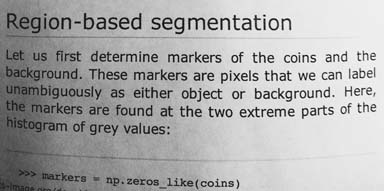
#> input picture skimage.data.page(), 384 x 191 px
$ jupyter execute --allow-errors 'homework01(1).ipynb'   (shell and % lines are left out)
#> lines starting #> are read from the running program, lines starting #| are printed output that depends on the picture
### edit_distance.py
class EditDistance:
    def __init__(self):
        self.store = {}

    # [12 lines left out: function _distance, not called in this run]

    def distance(self, s, t):
        self.store = {}
        return self._distance(s, t)

### homework01(1).ipynb
<style>
    @media print{
        body {
            position:relative !important;
        }
        .celltag_new_page {
            page-break-before: always !important;
        }
    }
</style>
<div hidden>
    $$
    \newcommand{\reals}{\mathbb{R}}
    \newcommand{\naturals}{\mathbb{N}}
    \newcommand{\integers}{\mathbb{Z}}
    \newcommand{\prob}{\mathbb{P}}
    \newcommand{\expect}{\mathbb{E}}
    \newcommand{\b}[1]{\mathbf{#1}}
    \newcommand{\bs}[1]{\boldsymbol{#1}}
    \newcommand{\c}[1]{\mathcal{#1}}
    \newcommand{mat}[2]{\left[\,\begin{array}{#1}#2\end{array}\,\right]}
    $$
</div>

# COMPSCI 527 Homework 1

_**Group Members:**_ Andre Lim (NetID: al554)

### Problem 0 (3 points)

## Part 1: Correlation and Convolution Basics

### Problem 1.1 (Exam Style)

$$
F = \begin{bmatrix}
-6 & 2 & -5 & -1 & 0 & 0 & 2
\end{bmatrix}
$$
$$
V = \begin{bmatrix}
-5 & -1 & 0
\end{bmatrix}
$$
$$
S = \begin{bmatrix}
2 & -5 & -1 & 0 & 0
\end{bmatrix}
$$

### Problem 1.1 (Exam Style)

$$
F = \begin{bmatrix}
-6 & 2 & -5 & -1 & 0 & 0 & 2
\end{bmatrix}
$$
$$
V = \begin{bmatrix}
-5 & -1 & 0
\end{bmatrix}
$$
$$
S = \begin{bmatrix}
2 & -5 & -1 & 0 & 0
\end{bmatrix}
$$

### Problem 1.2 (Exam Style)
$$
F = \begin{bmatrix}
3 & -1 & -2 & 2 & -6 & 0 & -4
\end{bmatrix}
$$
$$
V = \begin{bmatrix}
-2 & -2 & -6
\end{bmatrix}
$$
$$
S = \begin{bmatrix}
-1 & -2 & 2 & -6 & 0
\end{bmatrix}
$$

### Problem 1.3 (Exam Style)
$A$ is padded to form
$$
F = \begin{bmatrix}
2 & 3 & 1 & 0\\
0 & 2 & 1 & 0\\
1 & 1 & 1 & 0\\
2 & 1 & 3 & 0\\
0 & 0 & 0 & 0
\end{bmatrix}
$$
$$
B' = \begin{bmatrix}
0 & 2\\
1 & 1\\
\end{bmatrix}
$$
$$
C(0, 0) = \sum_{u} \sum_{v} A(0 + u, 0 + v)B'(u, v) = A(0, 0)B'(0, 0) + A(0, 1)B'(0, 1) + A(1, 0)B'(1, 0) + A'(1, 1)B'(1, 1) = 8
$$
Computing $C(i, j)$ in similar fashion for $i = 0, 1, 2, 3$ and $j = 0, 1, 2$, we obtain
$$
C = \begin{bmatrix}
8 & 5 & 1\\
6 & 4 & 1\\
5 & 6 & 3\\
2 & 6 & 0\\
\end{bmatrix}
$$

## Part 2: Differentiation Basics

### Problem 2.1 (Exam Style)
$$I = \begin{bmatrix}
100 & 102 & 104 & 200 & 202 & 204\\
100 & 102 & 104 & 200 & 202 & 204\\
100 & 102 & 104 & 200 & 202 & 204\\
100 & 102 & 104 & 200 & 202 & 204
\end{bmatrix}$$

$$I_{c} = \begin{bmatrix}
51 & 2 & 49 & 49 & 2 & -101\\
51 & 2 & 49 & 49 & 2 & -101\\
51 & 2 & 49 & 49 & 2 & -101\\
51 & 2 & 49 & 49 & 2 & -101
\end{bmatrix}$$

$$I_{r} = \begin{bmatrix}
50 & 51 & 52 & 100 & 101 & 102\\
0 & 0 & 0 & 0 & 0 & 0\\
0 & 0 & 0 & 0 & 0 & 0\\
-50 & -51 & -52 & -100 & -101 & -102
\end{bmatrix}$$

### Problem 2.2 (Exam Style)
$$I_{c} = \begin{bmatrix}
1 & 2 & 49 & 49 & 2 & 1\\
1 & 2 & 49 & 49 & 2 & 1\\
1 & 2 & 49 & 49 & 2 & 1\\
1 & 2 & 49 & 49 & 2 & 1
\end{bmatrix}$$

$$I_{r} = \begin{bmatrix}
0 & 0 & 0 & 0 & 0 & 0\\
0 & 0 & 0 & 0 & 0 & 0\\
0 & 0 & 0 & 0 & 0 & 0\\
0 & 0 & 0 & 0 & 0 & 0
\end{bmatrix}$$

### Problem 2.3 (Exam Style)
For horizontal derivative, take $$D(v) = \frac{1}{2} \begin{bmatrix} 1 & 0 & -1 \end{bmatrix}$$
$$S(u) = \frac{1}{4} \begin{bmatrix} 1 \\ 2 \\ 1 \end{bmatrix}$$

Convolving $I$ with $D(v)$, we obtain
$$I'_{c, int} = \begin{bmatrix}
1 & 2 & 49 & 49 & 2 & 1\\
1 & 2 & 49 & 49 & 2 & 1\\
1 & 2 & 49 & 49 & 2 & 1\\
1 & 2 & 49 & 49 & 2 & 1
\end{bmatrix}$$

then convolving $I'_{c, int}$ with $S(u)$, we obtain
$$I'_{c} = \begin{bmatrix}
1 & 2 & 49 & 49 & 2 & 1\\
1 & 2 & 49 & 49 & 2 & 1\\
1 & 2 & 49 & 49 & 2 & 1\\
1 & 2 & 49 & 49 & 2 & 1
\end{bmatrix}$$

For vertical derivative, take $$D(u) = \frac{1}{2} \begin{bmatrix} 1 \\ 0 \\ -1 \end{bmatrix}$$
$$S(u) = \frac{1}{4} \begin{bmatrix} 1 & 2 & 1 \end{bmatrix}$$

Convolving $I$ with $S(v)$, we obtain
$$I'_{r, int} = \begin{bmatrix}
100.5 & 102 & 127.5 & 176.5 & 202 & 203.5\\
100.5 & 102 & 127.5 & 176.5 & 202 & 203.5\\
100.5 & 102 & 127.5 & 176.5 & 202 & 203.5\\
100.5 & 102 & 127.5 & 176.5 & 202 & 203.5
\end{bmatrix}$$

then convolving $I'_{r, int}$ with $D(u)$, we obtain
$$I'_{r} = \begin{bmatrix}
0 & 0 & 0 & 0 & 0 & 0\\
0 & 0 & 0 & 0 & 0 & 0\\
0 & 0 & 0 & 0 & 0 & 0\\
0 & 0 & 0 & 0 & 0 & 0
\end{bmatrix}$$

## Part 3: Bilinear Interpolation and Image Resampling

[cell 1]
import numpy as np

I = 10 * np.reshape(np.arange(6), (2, 3))

[cell 2]
row_grid = np.linspace(0, 1, 5)
column_grid = np.linspace(1, 2, 3)

### Problem 3.1 (Exam Style)
$$\delta a = 0.2, \delta b = 0.6, a = 1.2, b = 0.6$$
$$I(1.2, 0.6) = I(1, 0) \times (1 - 0.2) \times (1 - 0.6) + I(1, 1) \times (1 - 0.2) \times (0.6) + I(2, 0) \times (0.2) \times (1 - 0.6) + I(2, 1) \times (0.2) \times (0.6) = (200)(0.8)(0.4) + (100)(0.8)(0.6) + (400)(0.2)(0.4) + (300)(0.2)(0.6) = 180$$

### Problem 3.2

[cell 3]
import numpy as np

[cell 4]
def check_bounds(a, mx):
#> called with a = array of shape (2, 5, 3), mx = (2, 3)
    msg = 'dimension {} of coordinate array has entries outside [0, {})'
    for d in (0, 1):
        assert np.all((0 <= a[d]) & (a[d] <= mx[d] - 1)), msg.format(d, mx[d])

[cell 5]
import matplotlib.pyplot as plt

def warp(in_image, coords):
    assert in_image.ndim == 2, 'input image must be gray'
    assert coords.ndim == 3, 'coordinates array must be 3D'
    assert coords.shape[0] == 2, 'coordinates array must be 2 x rows x cols'

    in_shape = in_image.shape
    check_bounds(coords, in_shape)

    x = coords[0] # a
    y = coords[1] # b

    coords_floored = np.floor(coords).astype(int) # floor a and floor b
    floor_x = coords_floored[0] # floor a
    floor_y = coords_floored[1] # floor b

    floor_x = np.clip(floor_x, 0, in_shape[0] - 2)
    floor_y = np.clip(floor_y, 0, in_shape[1] - 2)

    deltas = coords - coords_floored # delta a and delta b
    delta_x = (coords - coords_floored)[0] # delta a
    delta_y = (coords - coords_floored)[1] # delta b

    out_image = np.empty(shape=(coords.shape[1], coords.shape[2]))

    sum1 = in_image[floor_x, floor_y] * (1 - delta_x) * (1 - delta_y)
    sum2 = in_image[floor_x, floor_y + 1] * (1 - delta_x) * delta_y
    sum3 = in_image[floor_x + 1, floor_y] * delta_x * (1 - delta_y)
    sum4 = in_image[floor_x + 1, floor_y + 1] * delta_x * delta_y

    out_image = sum1 + sum2 + sum3 + sum4

    return out_image


def sample(image, rows, columns):
    a, b = np.meshgrid(rows, columns, indexing='ij')
    coords = np.array([a, b])

    out_image = warp(image, coords)
    return out_image


def swirl(image, center=None, strength=10, radius=120, rotation=0):
    if center is None:
        center = np.array(image.shape) / 2

    rows, cols = np.arange(image.shape[0]), np.arange(image.shape[1])
    a, b = np.meshgrid(rows, cols, indexing='ij')

    centered_a = a - center[0]
    centered_b = b - center[1]

    rho = np.sqrt(centered_a ** 2 + centered_b ** 2)
    theta = np.arctan2(centered_b, centered_a)

    adjusted_radius = radius / (5 * np.log(2))

    old_theta = -rotation - (strength * np.exp(-rho / adjusted_radius)) + theta

    rows1 = center[0] + rho * np.cos(old_theta)
    columns1 = center[1] + rho * np.sin(old_theta)

    rows1 = np.clip(rows1, 0, image.shape[0] - 1) # can disregard
    columns1 = np.clip(columns1, 0, image.shape[1] - 1) # can disregard

    coords = np.array([rows1, columns1])
    out_image = warp(image, coords)

    return out_image

[cell 6]
I = 10 * np.reshape(np.arange(6), (2, 3))
row_grid = np.linspace(0, 1, 5)
column_grid = np.linspace(1, 2, 3)

J = sample(I, row_grid, column_grid)
print("J = ", J)

#-------------------------------------------------------

from skimage import data

page = data.page()
#> page is the input picture: shape (191, 384); min 0, max 255, mean 171.5
page_detail = sample(page, np.linspace(47, 65, 100), np.linspace(88, 160, 200))

plt.figure(figsize=(12, 6))
plt.subplot(1, 2, 1)
plt.imshow(page, cmap='gray')
plt.axis('off')

plt.subplot(1, 2, 2)
plt.imshow(page_detail, cmap='gray')
plt.axis('off')

plt.show()

#-------------------------------------------------------

checkerboard = data.checkerboard()
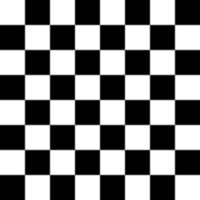
#> input picture skimage.data.checkerboard(), 200 x 200 px
#> checkerboard is the input picture: shape (200, 200); min 0, max 255, mean 127.5
swirled_image = swirl(checkerboard)
#> in swirl, `theta = np.arctan2(centered_b, centered_a)`:
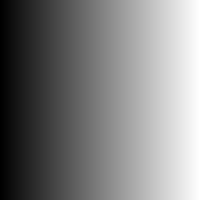
#> centered_b: shape (200, 200) float64; min -100, max 99, mean -0.5; drawn with min black and max white
#> in swirl, `rows1 = center[0] + rho * np.cos(old_theta)`:
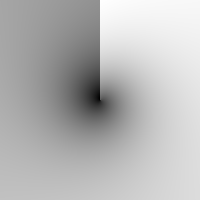
#> old_theta: shape (200, 200) float64; min -12.05, max 2.58, mean -1.56; drawn with min black and max white
#> in warp (call 3), `sum1 = in_image[floor_x, floor_y] * (1 - delta_x) * (1 - delta_y)`:
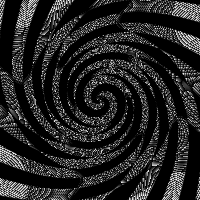
#> sum1: shape (200, 200) float64; min 0, max 255, mean 36.2
#> in warp (call 3), `sum2 = in_image[floor_x, floor_y + 1] * (1 - delta_x) * delta_y`:
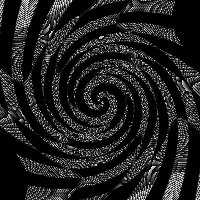
#> sum2: shape (200, 200) float64; min 0, max 255, mean 31.6
#> in warp (call 3), `sum3 = in_image[floor_x + 1, floor_y] * delta_x * (1 - delta_y)`:
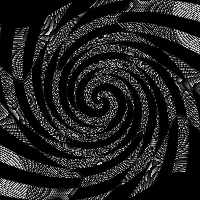
#> sum3: shape (200, 200) float64; min 0, max 254.7, mean 32.4
#> in warp (call 3), `sum4 = in_image[floor_x + 1, floor_y + 1] * delta_x * delta_y`:
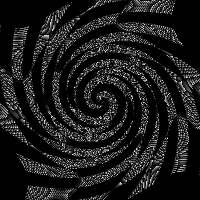
#> sum4: shape (200, 200) float64; min 0, max 254.6, mean 27.4
#> in warp (call 3), `out_image = sum1 + sum2 + sum3 + sum4`:
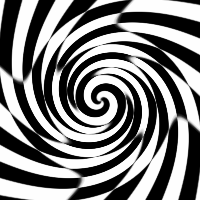
#> out_image: shape (200, 200) float64; min 0, max 255, mean 127.5; drawn with min black and max white

plt.figure(figsize=(12, 6))
plt.subplot(1, 2, 1)
plt.imshow(checkerboard, cmap='gray')
plt.axis('off')

plt.subplot(1, 2, 2)
plt.imshow(swirled_image, cmap='gray')
plt.axis('off')

plt.show()

[cell 7]
# page_detail = sample(page, np.linspace(47, 65, 100), np.linspace(88, 160, 200))

## Part 4: Gaussian Differentiation

### Problem 4.1

[cell 8]
import numpy as np
def gaussian(sigma, trunc_multiple=3.5):
    h = np.ceil(sigma * trunc_multiple)
    x = np.arange(-h, h + 1)
    g = np.exp(-0.5 * (x / sigma) ** 2)
    g = g / np.sum(g)
    return g, x

def d_gaussian(sigma, trunc_multiple=3.5):
    h = np.ceil(sigma * trunc_multiple)
    x = np.arange(-h, h + 1)
    g = np.exp(-0.5 * (x / sigma) ** 2)
    d = -x * g

    normalization_array = -(x ** 2) * g
    d = d / (-np.sum(normalization_array))
    return d, x

$$
S'(t) = \cos((\frac{\pi t}{T})^{2}) \times 2(\frac{\pi^{2}}{T^{2}}t)
$$
, by chain rule

[cell 9]
import matplotlib.pyplot as plt
def s(t, T):
    return np.sin((np.pi * t / T) ** 2)

def s_deriv(t, T):
    return 2 * (np.pi**2 * t / T**2) * np.cos((np.pi * t / T) ** 2)

def plotfunc(x, toplt, title):
    plt.plot(x, toplt, '-')
    plt.axhline(0, color = 'red', linewidth=1.0)
    plt.grid()
    plt.title(title)
    plt.show()

sigma = 3
g, gx = gaussian(sigma)
d, dx = d_gaussian(sigma)

plt.figure(figsize=(12, 8))
plt.subplot(1, 2, 1)
plt.plot(gx, g, '.', label='Gaussian')
plt.grid()
plt.legend()
plt.subplot(1, 2, 2)
plt.plot(dx, d, '.', label='Gaussian Derivative')
plt.grid()
plt.legend()
plt.show()
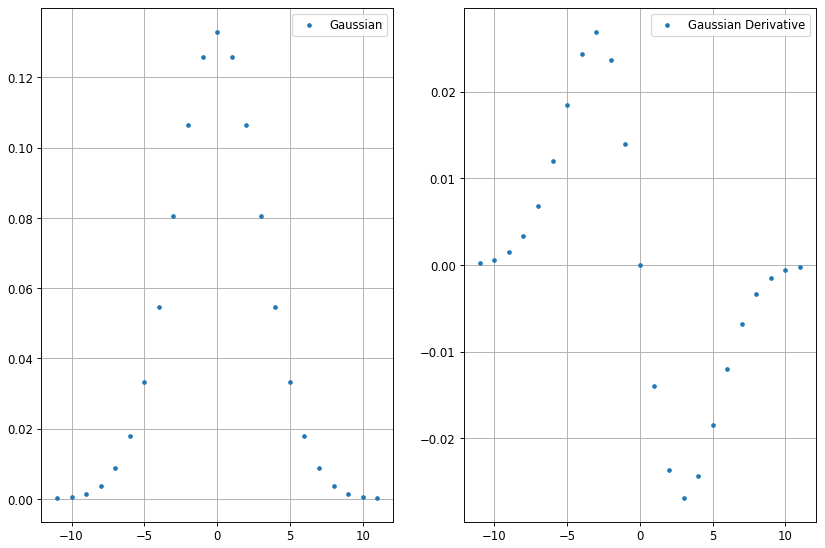
#> figure drawn by matplotlib, 2 panels; panel 1: curve peaks at x = 0, y = 0.133; panel 2: curve peaks at x = -3, y = 0.0269

T = 50
t = np.arange(-T, T + 1)
s_t = s(t, T)
s_t_deriv = s_deriv(t, T)

s_t_smooth = np.convolve(s_t, g, mode='valid') # 2
s_t_nderiv = np.convolve(s_t, d, mode='valid') # 3
s_trunc = s_t[len(g)//2:-(len(g)//2)] # 1
diff = s_t_nderiv - s_t_deriv[len(g)//2:-(len(g)//2)] # 4

t_trunc = t[len(g)//2:-(len(g)//2)]

plotfunc(t_trunc, s_trunc, "s(t) truncated") # plot 1
plotfunc(t_trunc, s_t_smooth, "s(t) smoothed with g") # plot 2
plotfunc(t_trunc, s_t_nderiv, "ds(t)") # plot 3
plotfunc(t_trunc, diff, "difference between ds(t) and s'(t)") # plot 4

### Problem 4.2

The Gaussian kernel and the Gaussian differentiation kernels were both finitely truncated roughly at $\sigma \tau$. The key assumption is that the kernels and signal used were infinite in range. At large values of $|t|$, the convolution operation lacks sufficient data from the signal $s(t)$ to fully account for the contribution of the kernel. Computation of the derivative near the tails has lower accuracy due to the kernel being cut off. At the boundaries, the signal does not have enough neighboring data points to convolve with the entire kernel. This leads to an incomplete contribution of the Gaussian kernel or the Gaussian differentiation kernel at large $|t|$. The increase in error at the tails is due to the finite truncation of the Gaussian kernel and the inability to fully account for the contributions of the signal outside the available range.

### Problem 4.3

[cell 10]
def add_noise(signal, std=0.05):
    noise = np.random.normal(0, std, len(signal))
    return signal + noise

sigma = 3
T = 50
g, gx = gaussian(sigma)
d, dx = d_gaussian(sigma)

t = np.arange(-T, T + 1)
s_t = s(t, T)
s_t_deriv = s_deriv(t, T)

s_t_noisy = add_noise(s_t, std=0.05)
s_t_nderiv_gauss = np.convolve(s_t_noisy, d, mode='valid')
central_d = np.array([-0.5, 0, 0.5])
s_t_nderiv_central = np.convolve(s_t_noisy, central_d, mode='valid')

trunc_len = len(g) // 2
t_trunc = t[trunc_len:-trunc_len]
s_t_deriv_trunc = s_t_deriv[trunc_len:-(trunc_len)]
s_t_nderiv_gauss_trunc = s_t_nderiv_gauss
s_t_nderiv_central_trunc = s_t_nderiv_central[trunc_len - 1:-(trunc_len) + 1]

diff_gauss = s_t_nderiv_gauss_trunc - s_t_deriv_trunc
diff_central = s_t_nderiv_central_trunc - s_t_deriv_trunc

plotfunc(t_trunc, diff_gauss, "Difference using Gaussian differentiation kernel")
plotfunc(t_trunc, diff_central, "Difference using central difference")
#> in plotfunc (call 6), `plt.show()`:
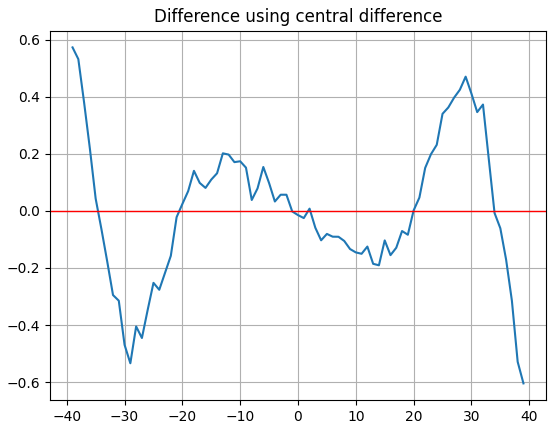
#> figure drawn by matplotlib, 1 panel; curve peaks at x = -39, y = 0.572

For noisy signals, I would use the Gaussian differentiation kernel as opposed to central differences. The Gaussian differentiation kernel smooths the signal as the initial step before differentiation, and reduces high-frequency noise. Attenuated noise leads to better derivative estimation. Central differences do not smooth the signal and noise in the signal leading to larger errors in the calculated derivative. The Gaussian kernel computes the derivative in a weighted fashion, emphasizing contributions from nearby points while reducing the impact of outliers. Central differences rely only on adjacent values, and any noise in those values directly propagates to the derivative, making it less stable. In the plots obtained above, the difference between the computed derivative and the true derivative using the Gaussian kernel is smoother and smaller compared to central differences. Therefore, the Gaussian kernel is more robust against noise. Central differences should be used if the signal is noise-free or has low noise, since they are computationally simpler due to the absence of an additional smoothing step.

## Part 5: Template Matching

[cell 11]
import urllib.request
import ssl
from os import path as osp
import shutil
import numpy as np
import skimage

def make_image(sentence, shape, letter_templates, white_col):
    fin_img = np.empty(shape=shape)
    fin_img = np.expand_dims(fin_img, axis = 1)

    word_space = np.concatenate((white_col, white_col, white_col, white_col, white_col, white_col, white_col, white_col, white_col, white_col, white_col, white_col, white_col\
        , white_col, white_col, white_col, white_col, white_col, white_col, white_col, white_col, white_col, white_col, white_col, white_col, white_col, white_col, white_col\
        , white_col, white_col, white_col, white_col, white_col, white_col, white_col, white_col, white_col, white_col, white_col, white_col, white_col, white_col), axis = 1)

    for k, letter in enumerate(sentence):
        if letter == " ":
            curr = word_space
        else:
            curr = letter_templates[letter]
            start = 0
            end = 0
            for i in range(curr.shape[1]):
                if np.min(curr[:, i]) < 250:
                    start = i
                    break
            for i in range(curr.shape[1]):
                if np.min(curr[:, curr.shape[1] - 1 - i]) < 250:
                    end = curr.shape[1] - i
                    break
            curr = curr[:, start:end]

        fin_img = np.concatenate((fin_img, curr), axis = 1)

    return fin_img


def retrieve(file_name, semester='spring25', homework=1):
    if osp.exists(file_name):
        print('Using previously downloaded file {}'.format(file_name))
    else:
        context = ssl._create_unverified_context()
        fmt = 'https://www2.cs.duke.edu/courses/{}/compsci527/homework/{}/{}'
        url = fmt.format(semester, homework, file_name)
        with urllib.request.urlopen(url, context=context) as response:
            with open(file_name, 'wb') as file:
                shutil.copyfileobj(response, file)
        print('Downloaded file {}'.format(file_name))

def show_text_image(image):
    plt.figure(figsize=(9, 2), tight_layout=True, facecolor='lightgray')
    plt.imshow(image, cmap='gray')
    plt.axis('off')
    plt.draw()
    plt.show()

#> (the rest of this cell did not finish here and is left out)

### Problem 5.1

[cell 12]
correct_sentence = 'the quick brown fox jumps over the lazy dog'

[cell 13]
retrieve('edit_distance.py')
